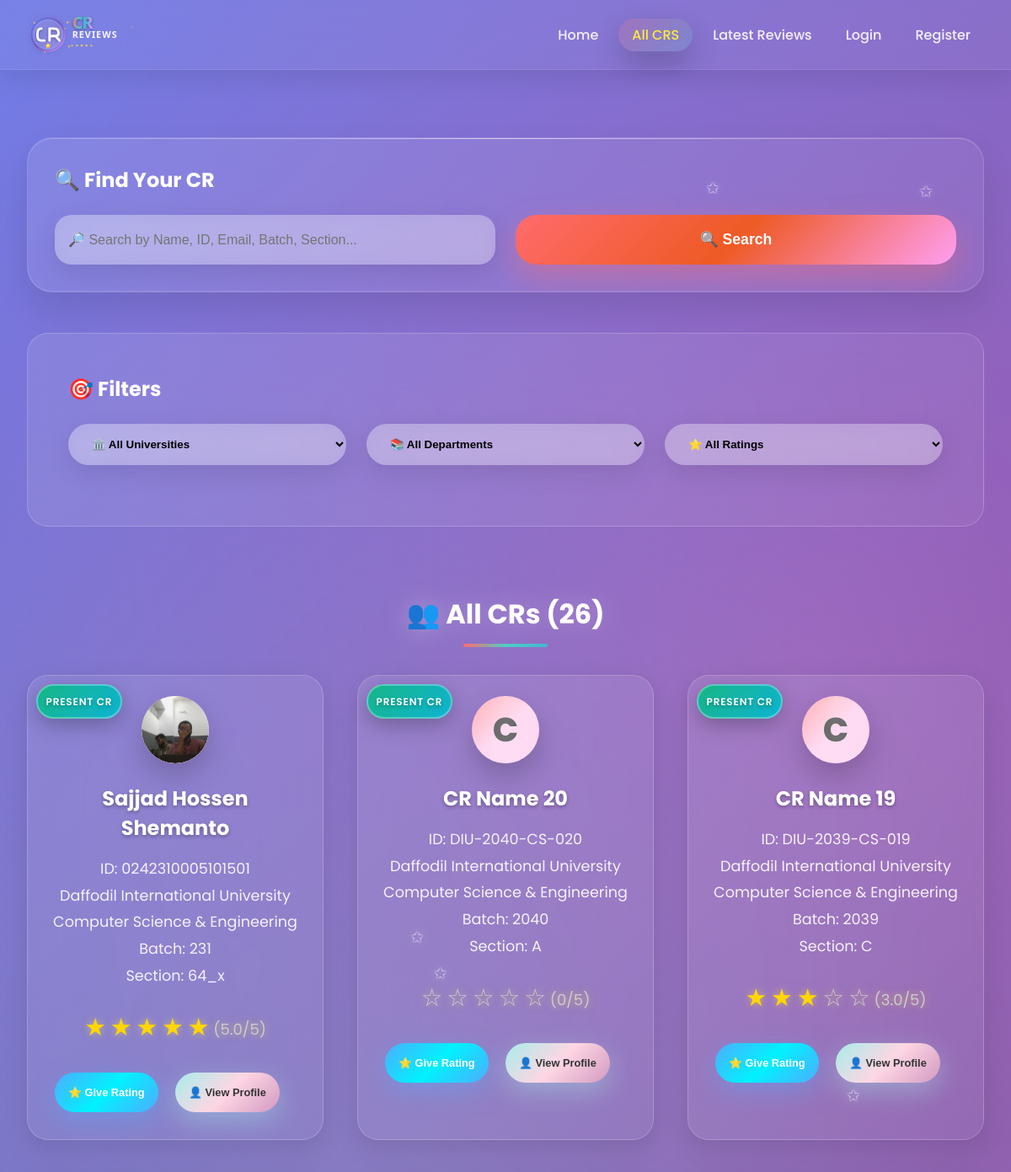
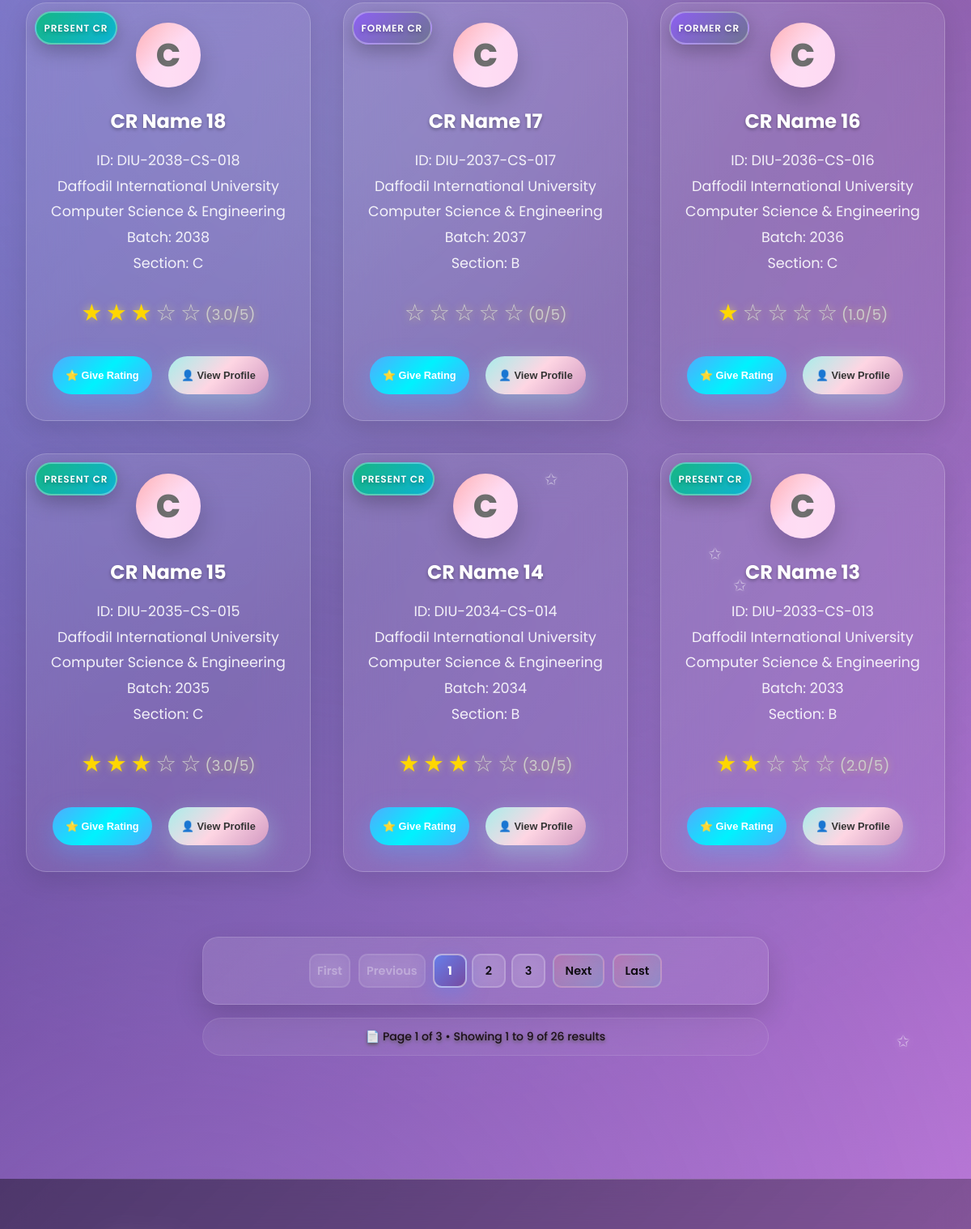
/all_cr/ (upper part), run on an earlier commit of the app's database (2 pictures, top to bottom).
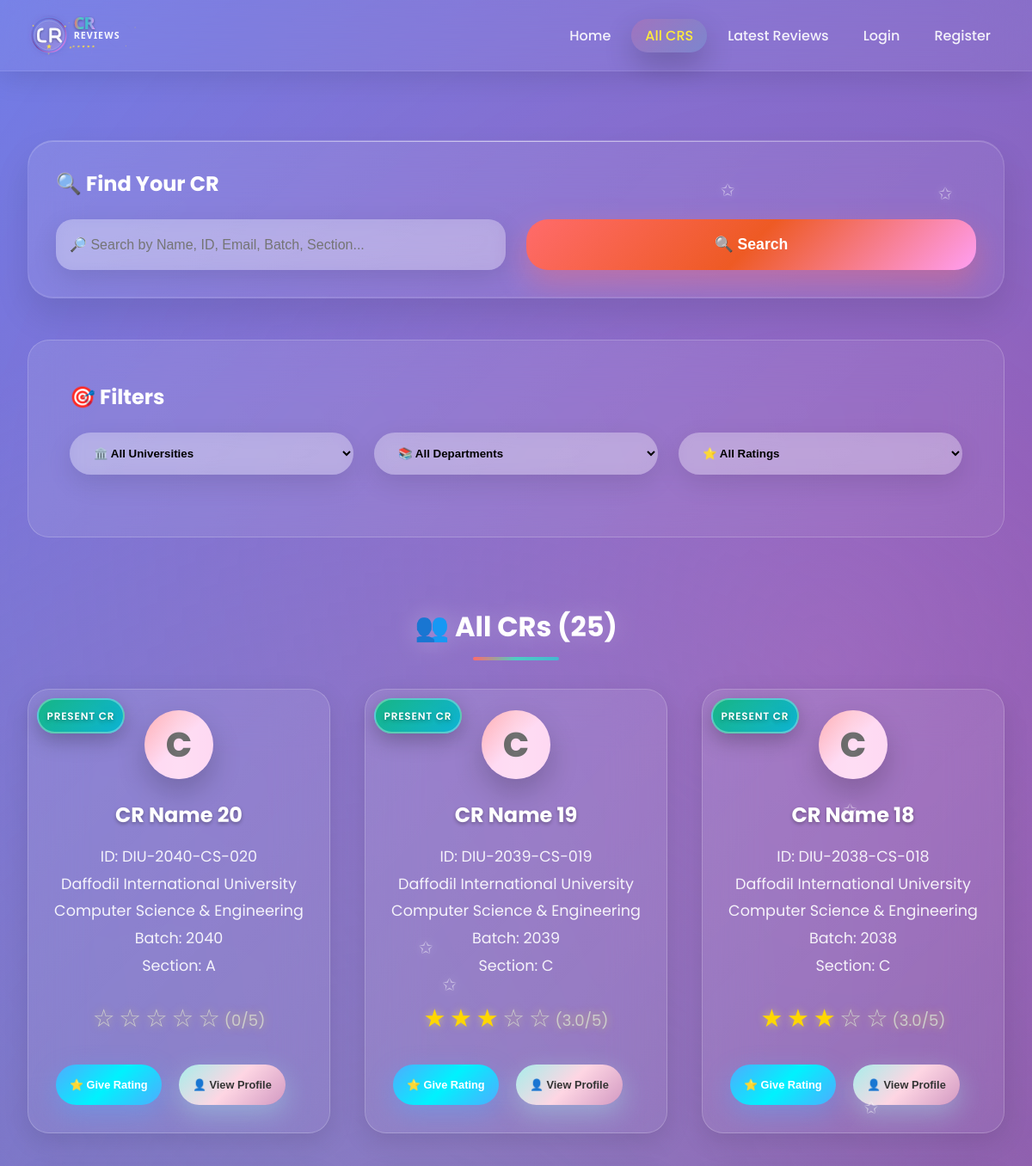
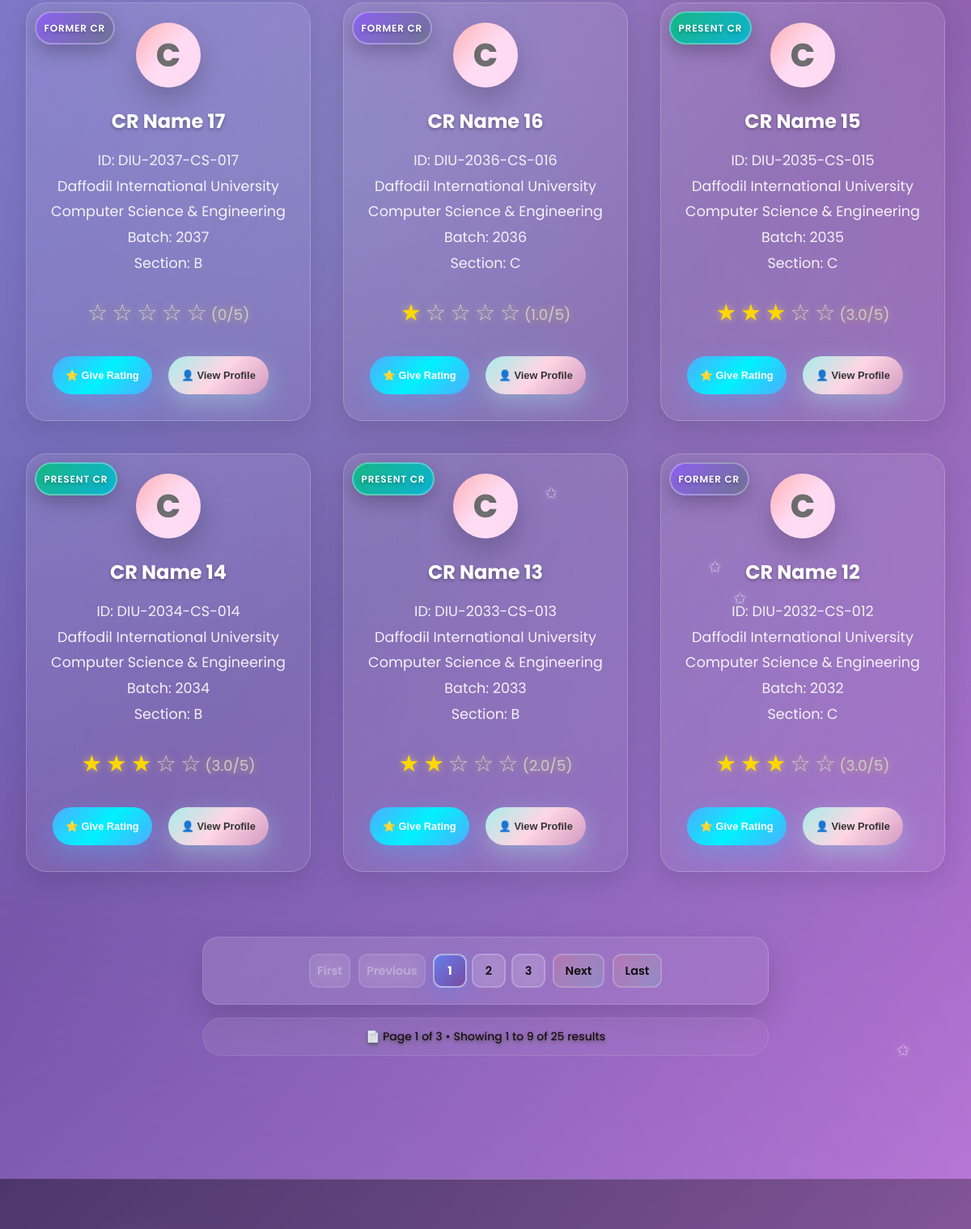
And on a later commit of the database (2 pictures, top to bottom).
### cr/models.py (models this page shows, shortened)
class CrProfile(models.Model):
    user=models.OneToOneField('userprofile.User', on_delete=models.CASCADE,related_name='user_profile')
    university=models.ForeignKey(University, on_delete=models.CASCADE,related_name='university_crs')
    department=models.ForeignKey(Department, on_delete=models.CASCADE,related_name='department_crs')
    cr_status = models.CharField(
    max_length=20,
    choices=[('Present', 'Present CR'), ('Former', 'Former CR')],
    default='Present'
    )
    profile_picture = models.ImageField(upload_to='cr_profile_pictures/', blank=True, null=True)
    name = models.CharField(max_length=100)
    gender = models.CharField(choices=[('M', 'Male'), ('F', 'Female')], max_length=1)
    email = models.EmailField(blank=True, null=True)
    phone = models.CharField(max_length=30, blank=True, null=True)
    st_id = models.CharField(max_length=50, unique=True)
    batch = models.CharField(max_length=20)
    dept_batch = models.CharField(max_length=20 , blank=True, null=True)
    section = models.CharField(max_length=10)
    bio = models.TextField(blank=True, null=True)
    date_of_birth = models.DateField(blank=True, null=True)
    slug = models.SlugField(unique=True, blank=True)
    facebook_url = models.URLField(default='https://www.facebook.com/')
    instagram_url = models.URLField(default='https://www.instagram.com/')
    linkedin_url = models.URLField(default='https://www.linkedin.com/')
    created_at=models.DateTimeField(auto_now_add=True)
    updated_at=models.DateTimeField(auto_now=True)
    deleted_at=models.DateTimeField(auto_now=True,blank=True,null=True)
    @property
    def average_rating(self):
        avg=self.cr_reviews.aggregate(Avg('rating'))['rating__avg']
        return round(avg,1) if avg else 0

class University(models.Model):
    Public = "Public"
    Private = "Private"
    university_type = [
        (Public,"Public"),
        (Private,"Private"),
    ]
    title =models.CharField(max_length=100,unique=True,blank=False,null=False)
    type =models.CharField(max_length=100,choices=university_type)
    address=models.CharField(max_length=150, blank=True, null=True)
    slug=models.SlugField(blank=True,unique=True)
    created_at=models.DateTimeField(auto_now_add=True)
    updated_at=models.DateTimeField(auto_now=True)
    daleted_at=models.DateTimeField(auto_now=True,blank=True,null=True)
    def __str__(self):
        return self.title

class Department(models.Model):
    university=models.ForeignKey(University, on_delete=models.CASCADE,related_name='departments')
    title=models.CharField(max_length=50,unique=True,blank=False,null=False)
    code=models.CharField(max_length=50,unique=True,blank=True,null=True)
    slug=models.SlugField(blank=True,unique=True)
    created_at=models.DateTimeField(auto_now_add=True)
    updated_at=models.DateTimeField(auto_now=True)
    daleted_at=models.DateTimeField(auto_now=True,blank=True,null=True)
    def __str__(self):
        return self.title

### cr/views.py (the view, shortened to what this page needs)
# urls.py: path('all_cr/',all_cr,name='all_cr'),
def all_cr(request):
    search_query = request.GET.get('search')
    university_filter = request.GET.get('university')
    department_filter = request.GET.get('department')
    rating_filter = request.GET.get('rating')
    crs = CrProfile.objects.all()
    if university_filter:
        crs = crs.filter(university__id=university_filter)
    if department_filter:
        crs = crs.filter(department__id=department_filter)
    if rating_filter:
        filtered_crs = []
        for cr in crs:
            avg_rating = cr.average_rating
            if rating_filter == '5' and avg_rating >= 4.5:
                filtered_crs.append(cr)
            elif rating_filter == '4' and 3.5 <= avg_rating < 4.5:
                filtered_crs.append(cr)
            elif rating_filter == '3' and 2.5 <= avg_rating < 3.5:
                filtered_crs.append(cr)
            elif rating_filter == '2' and 1.5 <= avg_rating < 2.5:
                filtered_crs.append(cr)
            elif rating_filter == '1' and avg_rating < 1.5:
                filtered_crs.append(cr)
        crs = filtered_crs
    else:
        crs = crs.order_by('-created_at')
    paginator = Paginator(crs, 9)
    page_number =  request.GET.get('page',1)
    try:
        crs = paginator.page(page_number)
    except PageNotAnInteger:
        crs = paginator.page(1)
    except EmptyPage:
        crs = paginator.page(1)
    universities = University.objects.all().order_by('title')
    departments = Department.objects.all().order_by('title')
    context={
        'cr':crs,
        'paginator':paginator,
        'universities':universities,
        'departments':departments,
        'university_filter':university_filter,
        'department_filter':department_filter,
        'rating_filter':rating_filter,
    }
    return render(request,'all_cr.html',context)

### templates/all_cr.html (shortened to what this page needs)
{% extends 'base.html' %}
{% load static %}
{% block content %}
    <div id="all-cr" class="page">
        <div class="container">
            <div class="search-section">
                <h3 style="color: white; margin-bottom: 1.5rem; font-size: 1.5rem; font-weight: 700;">🔍 Find Your CR</h3>
                <form method="GET" action="{% url 'all_cr' %}" class="search-bar">
                    <input
                        type="text"
                        name="search"
                        class="search-input"
                        placeholder="🔎 Search by Name, ID, Email, Batch, Section..."
                        value="{{ request.GET.search }}"
                    >
                    <button type="submit" class="search-btn">🔍 Search</button>
                </form>
            </div>
            <div class="filter-section">
                <h3 style="color: white; margin-bottom: 1.5rem; font-size: 1.5rem; font-weight: 700;">🎯 Filters</h3>
                <form method="GET" action="{% url 'all_cr' %}" id="filterForm">
                    <div class="filter-row">
                        <select name="university" class="filter-select" onchange="this.form.submit()">
                            <option value="">🏛️ All Universities</option>
                        </select>
                        <select name="department" class="filter-select" onchange="this.form.submit()">
                            <option value="">📚 All Departments</option>
                        </select>
                        <select name="rating" class="filter-select" onchange="this.form.submit()">
                            <option value="">⭐ All Ratings</option>
                        </select>
                    </div>
                </form>
            </div>
            <div class="section">
                <h2 class="section-title">
                    {% if request.GET.search or request.GET.university or request.GET.department or request.GET.rating %}
                        🎯 {{ cr.paginator.count }} CR{{ cr.paginator.count|pluralize }} found
                    {% else %}
                        👥 All CRs ({{ cr.paginator.count }})
                    {% endif %}
                </h2>
                {% if cr %}
                    <div class="grid">
                        {% for cr_item in cr %}
                            {% with cr=cr_item %}
                                {% include "cr_card.html" %}
                            {% endwith %}
                        {% endfor %}
                    </div>
                {% endif %}
            </div>
            {% include 'pagination.html' %}
        </div>
    </div>
{% endblock content %}

### templates/cr_card.html
<div class="card">
  <div class="cr-status-badge {{ cr.cr_status|lower }}">
    {% if cr.cr_status == 'Present' %}
      <span class="badge-text">Present CR</span>
    {% else %}
      <span class="badge-text">Former CR</span>
    {% endif %}
  </div>
  <div class="profile-photo">
    {% if cr.profile_picture %}
    <img src="{{ cr.profile_picture.url }}" alt="{{ cr.name }}" />
    {% else %}
    <span>{{ cr.name|first|upper }}</span>
    {% endif %}
  </div>
  <div class="cr-name">{{cr.name}}</div>
  <div class="cr-details">
    ID: {{cr.st_id}}<br />
    {{cr.university}}<br />
    {{cr.department}}<br />
    Batch: {{cr.batch}}<br />
    Section: {{cr.section}}<br />
  </div>
  <div class="rating">
    {% for i in "12345" %} {% if forloop.counter <= cr.average_rating %}
    <span class="star filled">★</span>
    {% else %}
    <span class="star">☆</span>
    {% endif %} {% endfor %}
    <span class="star_avg">({{ cr.average_rating }}/5)</span>
  </div>
  <button
    class="btn"
    onclick="openRatingModal('{{ cr.slug }}', '{{ cr.name }}')">
    ⭐ Give Rating
  </button>
  <button
    class="btn btn-secondary"
    onclick="window.location.href='{% url 'cr_profile' cr.slug %}'">
    👤 View Profile
  </button>
</div>

What changed in the data, as far as the page shows it:
removed CrProfile: cr_status "PRESENT CR", profile_picture (picture), name "Sajjad Hossen Shemanto", st_id "0242310005101501", university "Daffodil International University", department "Computer Science & Engineering", batch "231", section "64_x", average_rating "5.0"
now on this page (row unchanged): CrProfile: cr_status "FORMER CR", name|first "C", name "CR Name 12", st_id "DIU-2032-CS-012", university "Daffodil International University", department "Computer Science & Engineering", batch "2032", section "C", average_rating "3.0"
Also different on the page:
{{ cr.paginator.count }}: "26" → "25"
